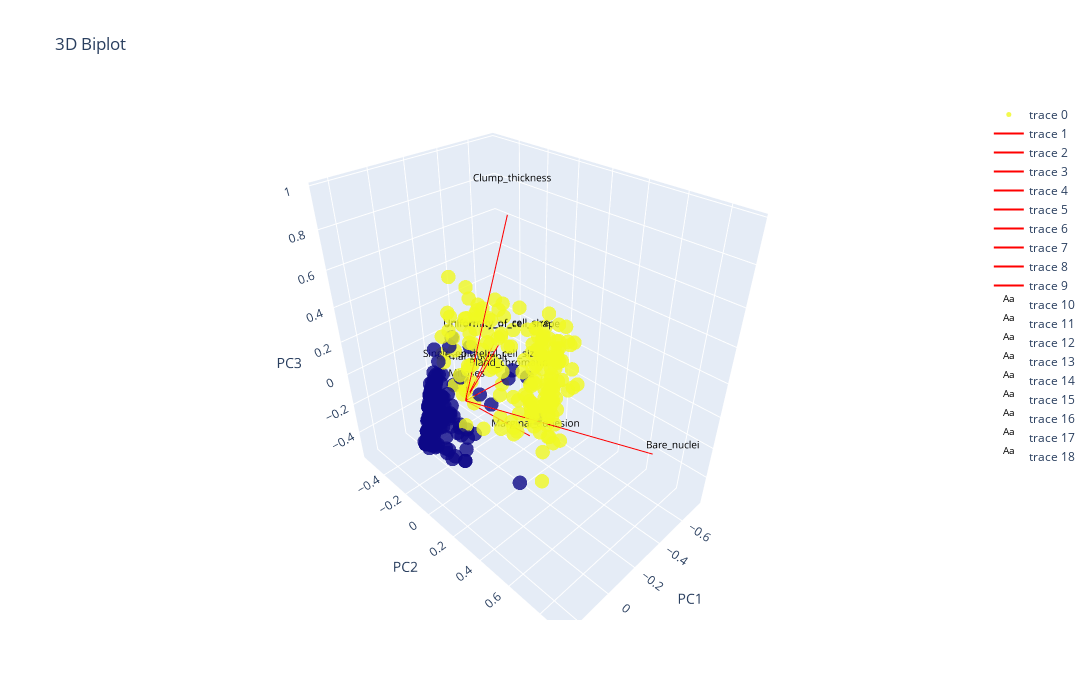

Notebook code for this chart:
### Markdown cell above
**2.6 3D Biplot**

### Code cell
pca.biplot_3D(X_train, y_train, PC=(0,1,2), width=1200, height=700)

### Figure 1 — Plotly figure (JSON) as saved in the notebook; plotly's stock layout.template omitted (floating-point values rounded to 4 significant figures; data arrays with more than 128 entries replaced by an {"elided": "..."} marker saying what was removed)
{"data": [{"marker": {"color": {"elided": "524 int values"}, "opacity": 0.8, "size": 5}, "mode": "markers", "x": {"elided": "524 float values"}, "y": {"elided": "524 float values"}, "z": {"elided": "524 float values"}, "type": "scatter3d"}, {"line": {"color": "red"}, "mode": "lines", "x": [0, -0.2902], "y": [0, 0.01405], "z": [0, 0.8785], "type": "scatter3d"}, {"line": {"color": "red"}, "mode": "lines", "x": [0, -0.4088], "y": [0, -0.2374], "z": [0, 0.03139], "type": "scatter3d"}, {"line": {"color": "red"}, "mode": "lines", "x": [0, -0.3939], "y": [0, -0.1812], "z": [0, 0.05839], "type": "scatter3d"}, {"line": {"color": "red"}, "mode": "lines", "x": [0, -0.3449], "y": [0, 0.1037], "z": [0, -0.385], "type": "scatter3d"}, {"line": {"color": "red"}, "mode": "lines", "x": [0, -0.2468], "y": [0, -0.1741], "z": [0, -0.04377], "type": "scatter3d"}, {"line": {"color": "red"}, "mode": "lines", "x": [0, -0.4254], "y": [0, 0.8211], "z": [0, -0.09061], "type": "scatter3d"}, {"line": {"color": "red"}, "mode": "lines", "x": [0, -0.2914], "y": [0, -0.02845], "z": [0, -0.04026], "type": "scatter3d"}, {"line": {"color": "red"}, "mode": "lines", "x": [0, -0.3647], "y": [0, -0.4191], "z": [0, -0.2449], "type": "scatter3d"}, {"line": {"color": "red"}, "mode": "lines", "x": [0, -0.1212], "y": [0, -0.1375], "z": [0, -0.06258], "type": "scatter3d"}, {"mode": "text", "text": ["Clump_thickness"], "textfont": {"color": "black", "size": 10}, "x": [-0.3192], "y": [0.01546], "z": [0.9663], "type": "scatter3d"}, {"mode": "text", "text": ["Uniformity_of_cell_size"], "textfont": {"color": "black", "size": 10}, "x": [-0.4497], "y": [-0.2611], "z": [0.03453], "type": "scatter3d"}, {"mode": "text", "text": ["Uniformity_of_cell_shape"], "textfont": {"color": "black", "size": 10}, "x": [-0.4332], "y": [-0.1993], "z": [0.06423], "type": "scatter3d"}, {"mode": "text", "text": ["Marginal_adhesion"], "textfont": {"color": "black", "size": 10}, "x": [-0.3794], "y": [0.114], "z": [-0.4235], "type": "scatter3d"}, {"mode": "text", "text": ["Single_epithelial_cell_size"], "textfont": {"color": "black", "size": 10}, "x": [-0.2715], "y": [-0.1915], "z": [-0.04815], "type": "scatter3d"}, {"mode": "text", "text": ["Bare_nuclei"], "textfont": {"color": "black", "size": 10}, "x": [-0.468], "y": [0.9032], "z": [-0.09968], "type": "scatter3d"}, {"mode": "text", "text": ["Bland_chromatin"], "textfont": {"color": "black", "size": 10}, "x": [-0.3205], "y": [-0.0313], "z": [-0.04428], "type": "scatter3d"}, {"mode": "text", "text": ["Normal_nucleoli"], "textfont": {"color": "black", "size": 10}, "x": [-0.4012], "y": [-0.461], "z": [-0.2694], "type": "scatter3d"}, {"mode": "text", "text": ["Mitoses"], "textfont": {"color": "black", "size": 10}, "x": [-0.1333], "y": [-0.1512], "z": [-0.06884], "type": "scatter3d"}], "layout": {"height": 700, "scene": {"xaxis": {"title": {"text": "PC1"}}, "yaxis": {"title": {"text": "PC2"}}, "zaxis": {"title": {"text": "PC3"}}}, "title": {"text": "3D Biplot"}, "width": 1200}}
